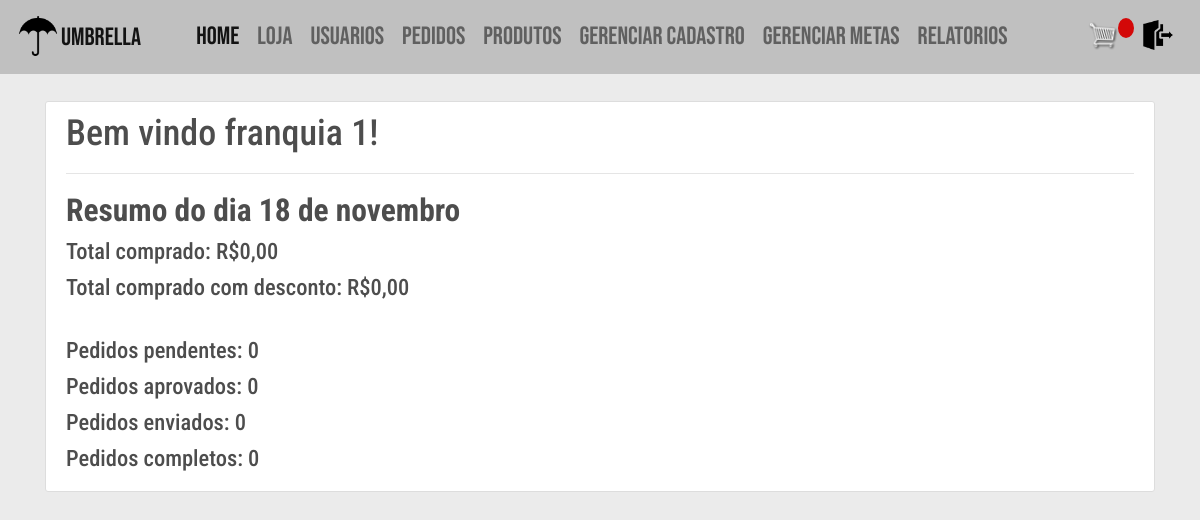
The page / (signed in) on the database as committed earlier.
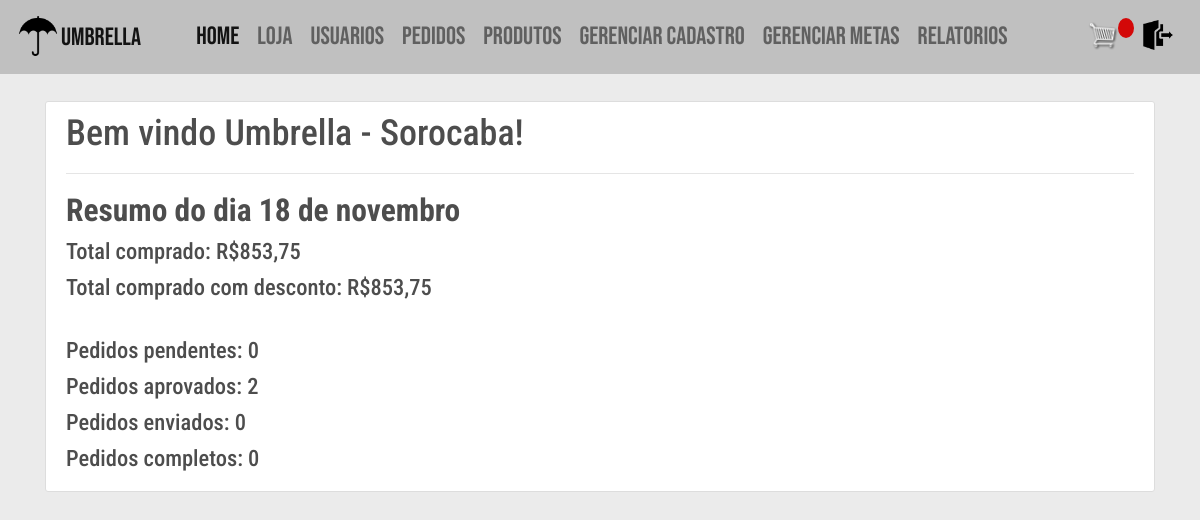
The same page on the database as committed later.
### users/models.py (models this page shows)
class User(AbstractBaseUser, PermissionsMixin):
    email = models.EmailField(_('email'), unique=True)
    is_staff = models.BooleanField(
        _('staff status'),
        default=False,
    )
    is_active = models.BooleanField(
        _('active'),
        default=True,
    )
    criado = models.DateTimeField(
        _('criado'),
        default=timezone.now,
    )
    REVENDEDOR = 'revendedor'
    LOJA = 'loja'
    SUPERVISOR = 'supervisor'
    FRANQUIA = 'franquia'
    opcoes_tipo = [
        (REVENDEDOR, "Revendedor"),
        (LOJA, "Loja"),
        (SUPERVISOR, "Supervisor"),
        (FRANQUIA, "Franquia"),
    ]
    tipo = models.CharField(
        _("tipo"), max_length=50, choices=opcoes_tipo, default=REVENDEDOR, null = True, blank = True)
    objects = UserManager()
    USERNAME_FIELD = 'email'
    def __str__(self):
        return self.email

### vendas/models.py (models this page shows, shortened)
class Franquia(models.Model):
    user = models.OneToOneField(User, on_delete=models.CASCADE)
    cnpj = models.CharField(_("CNPJ"), max_length=15, unique=True, blank=True)
    nome = models.CharField(
        _("nome"), max_length=50, blank=True)
    nome_fantasia = models.CharField(
        _("nome fantasia"), max_length=50, blank=True)
    cep = models.CharField(
        _("CEP"), max_length=15, blank=True)
    uf = models.CharField(
        _("UF"), max_length=2, blank=True)
    cidade = models.CharField(
        _("cidade"), max_length=50, blank=True)
    bairro = models.CharField(
        _("bairro"), max_length=50, blank=True)
    logradouro = models.CharField(
        _("logradouro"), max_length=100, blank=True)
    numero = models.CharField(
        _("numero"), max_length=5, blank=True)
    telefone = models.CharField(
        _("telefone"), max_length=30, blank=True)
    is_aprovado = models.BooleanField(_('Aprovado'), default=False)

### vendas/views.py (the view, shortened to what this page needs)
# urls.py: 2. Add a URL to urlpatterns:  path('', views.home, name='home')
@login_required
def home(request):
    now = datetime.datetime.now()
    user = request.user
    context = {'user': user}
    if hasattr(user, 'revendedor'):
        pedidos = user.revendedor.pedido_set.filter(
            completo=True, data__month=now.month)
        width = str((user.revendedor.total_comprado /
                     user.revendedor.get_proxima_meta.valor) * 100) + '%'
        context = infoHome(user, pedidos)
        context['width'] = width
    elif hasattr(user, 'franquia'):
        pedidos = user.franquia.pedido_set.filter(completo=True,
                                                  data__month=now.month)
        context = infoHome(user, pedidos)
    elif hasattr(user, 'loja'):
        pedidos = user.loja.pedido_set.filter(completo=True,
                                              data__month=now.month)
        context = infoHome(user, pedidos)
    else:
        sweetify.info(request, 'Por favor, finalize seu cadastro!')
        return redirect('perfil')
    return render(request, 'vendas/home.html', context)

### vendas/models.py (called while the page is built)
    @property
    def get_meta_total(self):
        subtotal = self.get_carrinho_total
        if self.revendedor:
            total = subtotal * (1 - (self.revendedor.meta.desconto / 100))
        else:
            total = subtotal
        return total

    @property
    def get_carrinho_total(self):
        itenspedido = self.itempedido_set.filter()
        total = sum([item.get_total for item in itenspedido])
        return total

    @property
    def get_total(self):
        total = self.produto.preco * self.quantidade
        return total

### vendas/templates/vendas/home.html (shortened to what this page needs)
{% extends "vendas/base.html" %}
{% block content %}
<div class="content-section">
    {% if user.tipo == "revendedor" %}
        <h2>Bem vindo(a) {{user.revendedor.nome}}!</h2>
        <hr>
        {% if user.revendedor.is_aprovado %}
            <h5>Status de cadastro: Aprovado</h5>
        {% else %}
            <h5>Status de cadastro: Pendente</h5>
        {% endif %}
        <br>
        <h4><strong>Resumo do mês de novembro</strong></h4>
        <h5>Total comprado: R${{subtotal|floatformat:2}}</h5>
        <h5>Total comprado com desconto: R${{total|floatformat:2}}</h5>
        <div class="container-barra">
            <h5>Meta atual: {{user.revendedor.meta.nivel}}</h5>
            <div class="progress">
                <div class="progress-bar" role="progressbar" aria-valuenow="0" aria-valuemin="0" aria-valuemax="100" style="width:{{width}}"></div>
            </div>
            <h5>Proxima meta: {{user.revendedor.get_proxima_meta.nivel}}</h5>
        </div>
        <h5>Total necessário para proxima meta: R${{user.revendedor.get_proxima_meta.valor|floatformat:2}}</h5>
        <br>
        <h5>Pedidos pendentes: {{ qtde_pedidos_pendentes }}</h5>
        <h5>Pedidos aprovados: {{ qtde_pedidos_aprovados }}</h5>
        <h5>Pedidos enviados: {{ qtde_pedidos_enviados }}</h5>
        <h5>Pedidos completos: {{ qtde_pedidos_finalizados }}</h5>
    {% elif user.tipo == "franquia" %}
        <h2>Bem vindo {{user.franquia.nome_fantasia}}!</h2>
        <hr>
        <h3><strong>Resumo do dia 18 de novembro</strong></h3>
        <h5>Total comprado: R${{subtotal|floatformat:2}}</h5>
        <h5>Total comprado com desconto: R${{total|floatformat:2}}</h5>
        <br>
        <h5>Pedidos pendentes: {{ qtde_pedidos_pendentes }}</h5>
        <h5>Pedidos aprovados: {{ qtde_pedidos_aprovados }}</h5>
        <h5>Pedidos enviados: {{ qtde_pedidos_enviados }}</h5>
        <h5>Pedidos completos: {{ qtde_pedidos_finalizados }}</h5>
    {% endif %}
</div>
{% endblock content %}

Rows that differ between the two databases and show on the page:
changed User: franquia.nome_fantasia "franquia 1" → "Umbrella - Sorocaba"
Other text that changed with them:
{{ subtotal|floatformat:2 }}: "0,00" → "853,75"
{{ total|floatformat:2 }}: "0,00" → "853,75"
{{ qtde_pedidos_aprovados }}: "0" → "2"
